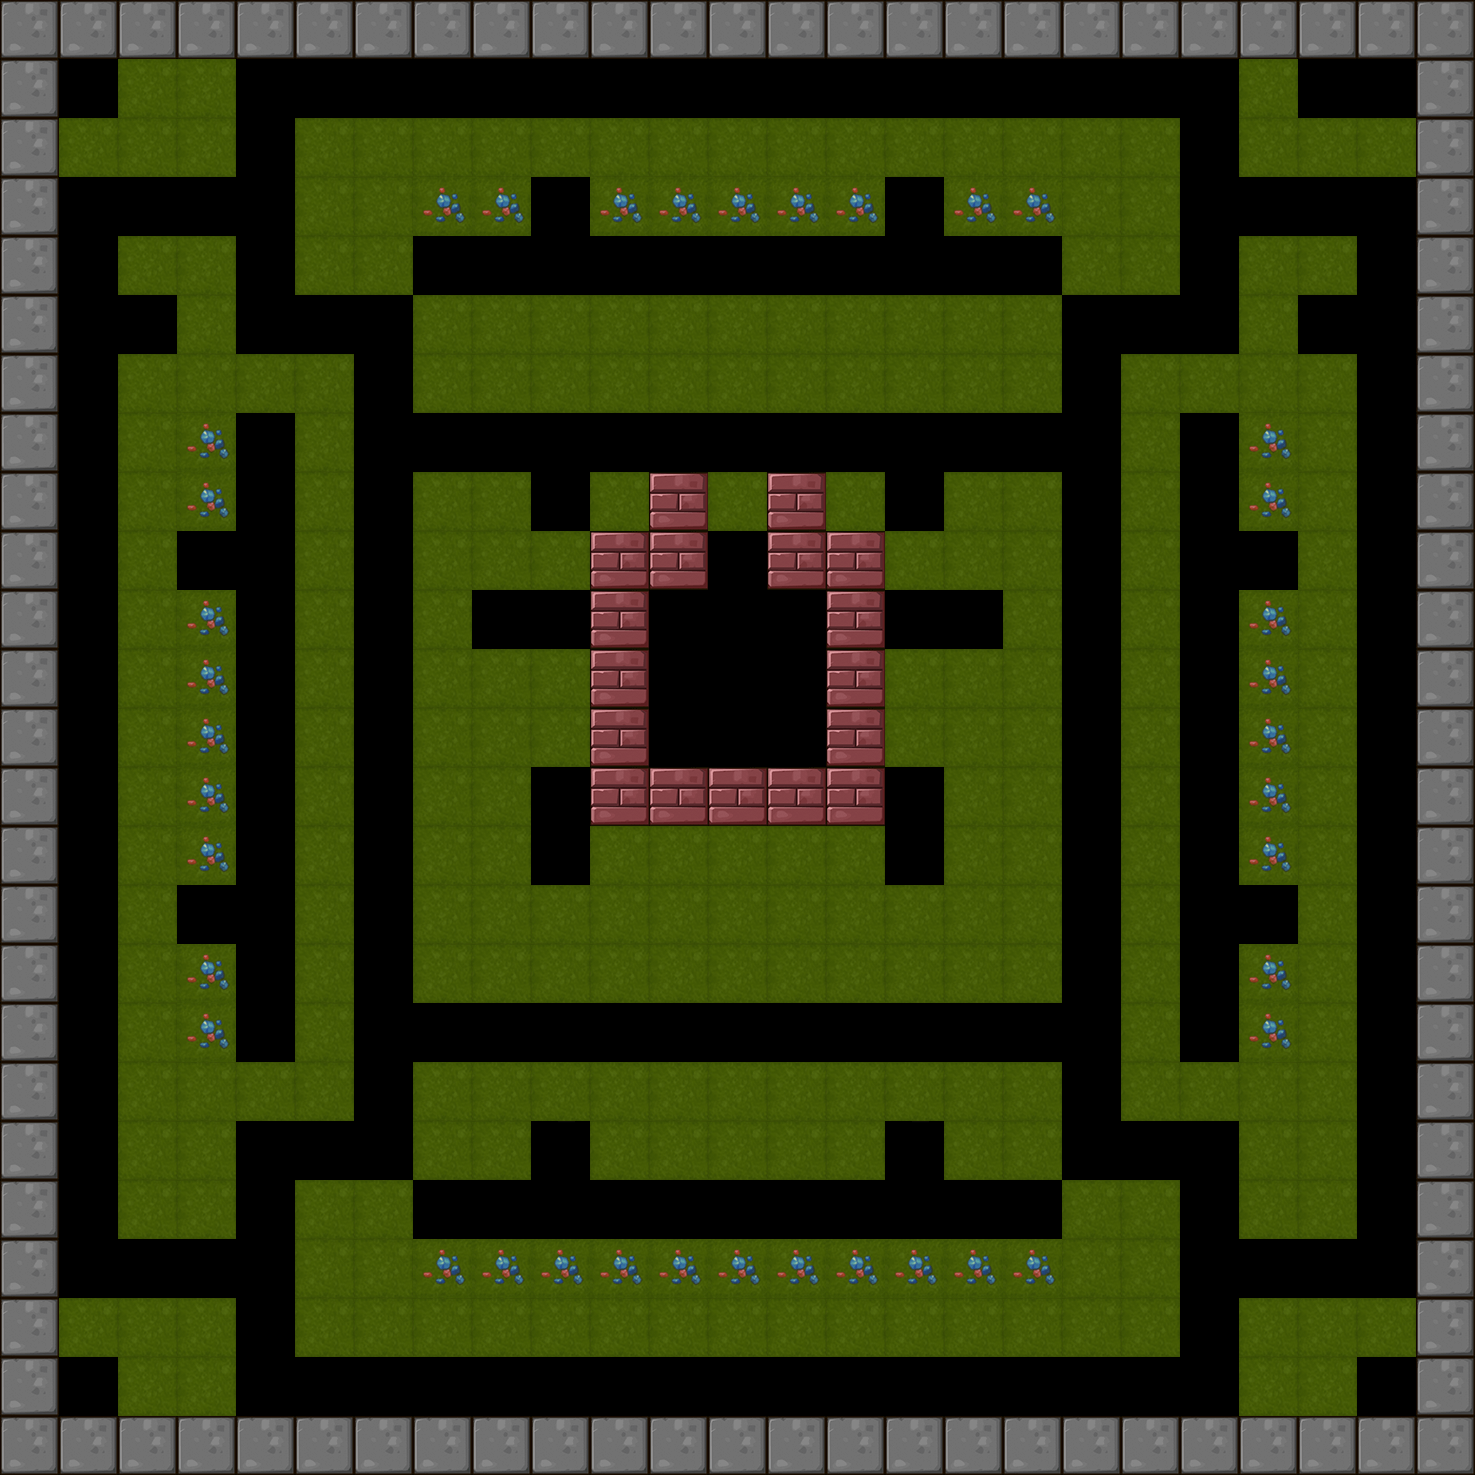

A level layout from a 2D game, rendered from its tile map. Below: a short description, then the map file with tile-grid data replaced by summaries:
An orthogonal 25x25 tile map with 59x59 px tiles, 1 tile layer (BackGround) and 18 objects (9x Shipper, 4x Tanker, 2x Hammer, 2x Tracker, Player).

<map version="1.0" orientation="orthogonal" renderorder="right-down" width="25" height="25" tilewidth="59" tileheight="59">
 <tileset firstgid="1" name="itemmap" tilewidth="59" tileheight="59">
  <image source="tileset2.png" trans="ff00ff" width="354" height="354" />
 </tileset>
 <layer name="BackGround" width="25" height="25">
  <data>[625 cells, 470 non-empty, 16 distinct tile ids]</data>
 </layer>
 <objectgroup name="RobotCharacter">
  <object name="Player" x="1371.75" y="73.75" width="40" height="40" />
 </objectgroup>
 <objectgroup name="EnemyCharacter">
  <object name="Hammer" type="Hammer" x="363.158" y="594.211" width="40" height="40" />
  <object name="Hammer" type="Hammer" x="1069.37" y="599.434" width="40" height="40" />
  <object name="Shipper" type="Shipper" x="476.842" y="64.2105" width="40" height="40" />
  <object name="Shipper" type="Shipper" x="941.908" y="71.9605" width="40" height="40" />
  <object name="Tanker" type="Tanker" x="1365.43" y="661.645" width="40" height="40" />
  <object name="Tanker" type="Tanker" x="70" y="840" width="40" height="40" />
  <object name="Tracker" type="Tracker" x="541.539" y="775.645" width="40" height="40" />
  <object name="Tracker" type="Tracker" x="893.592" y="777.632" width="40" height="40" />
  <object name="Tanker" type="Tanker" x="1017.75" y="1371.75" width="40" height="40" />
  <object name="Tanker" type="Tanker" x="236.842" y="188.421" width="40" height="40" />
  <object name="Shipper" type="Shipper" x="769.474" y="1013.68" width="40" height="40" />
  <object name="Shipper" type="Shipper" x="1186.32" y="1247.37" width="40" height="40" />
  <object name="Shipper" type="Shipper" x="236.842" y="1253.68" width="40" height="40" />
  <object name="Shipper" type="Shipper" x="356.842" y="891.579" width="40" height="40" />
  <object name="Shipper" type="Shipper" x="657.895" y="422.105" width="40" height="40" />
  <object name="Shipper" type="Shipper" x="64.2105" y="483.158" width="40" height="40" />
  <object name="Shipper" type="Shipper" x="531.579" y="1369.47" width="40" height="40" />
 </objectgroup>
</map>
